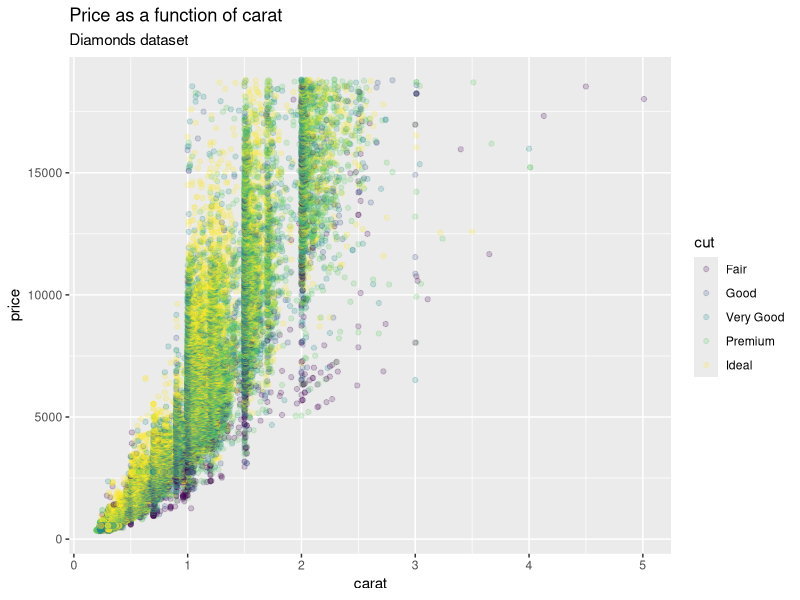

This chart was generated by the following R code:
## ---- chunk 1
library(tidyverse)
## ---- chunk 2
# plot showing price as a function of carat
diamonds |> 
  ggplot(aes(x = carat, y = price, color = cut)) +
  geom_point(alpha = 0.2) +
  labs(
    title = "Price as a function of carat",
    subtitle = "Diamonds dataset"
  )
